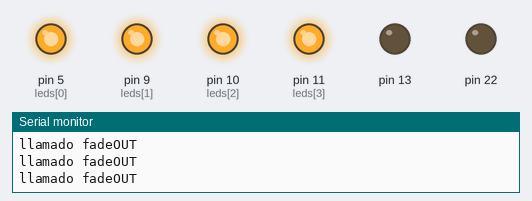
Bench run of a sketch on a simulated Arduino Uno, built with avr-gcc and run on an emulated ATmega328P. Parts: output pins drawn as LEDs (lit = HIGH), the last lines printed to the serial monitor.

Above: at 0.05 s.
At 2.8 s:
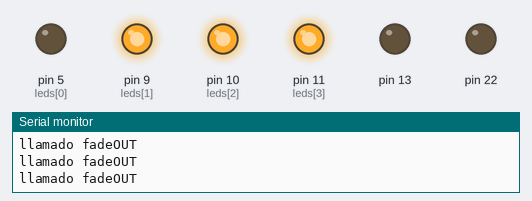
Timing chart, 0 to 4.3 s (numbered marks = the images above):
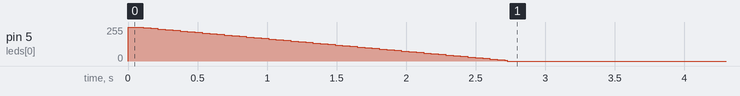

Measured:
- by itself, pin 5 (leds[0]): moves from 255/255 to 0/255 over 2.6 s

The sketch:

SuperFireflies.ino
```cpp
int leds [] = { 5, 9, 10, 11 };
int ledsMax = 4;
int fadeC = 5;
int fadeI = 0;
int fadeO = 255;
int intervalo = 50;
unsigned long preMillis=0;
unsigned long sonMillis=0;

void setup() {

Serial.begin(9600);

for (int i = 0; i < ledsMax; i++) {
    pinMode(leds[i], OUTPUT);
  }
for (int i = 0; i <= ledsMax; i++) {
    digitalWrite(leds[i], HIGH);
  }
}

void loop() {

gestLed(1,1);
gestLed(2,0);


}

int gestLed(int accion, int led) {

  switch (accion) {
    case 0:
    fadeIN(led);
    break;
    case 1:
    fadeOUTIN(led);
    break;
    case 2:
    fadeOUT(led);
    break;
    }
}

int fadeOUTIN (int led) {

  while (fadeOUT == 0) {
  fadeOUT(leds[led]);
  }
}

int fadeIN(int led) {

  Serial.println("llamado fadeIN");
  sonMillis = millis();

  if ((unsigned long)(sonMillis - preMillis) >= intervalo) {
    analogWrite(leds[led], fadeI);
    fadeI = fadeI + fadeC;
    preMillis = sonMillis;
    if (fadeI >= 255) {
      fadeI = 255;
      return 1;
      }
    }
}

int fadeOUT(int led) {

  Serial.println("llamado fadeOUT");
  sonMillis = millis();

  if ((unsigned long)(sonMillis - preMillis) >= intervalo) {
    analogWrite(leds[led], fadeO);
    fadeO = fadeO - fadeC;
    if (fadeO <= 0) {
      fadeO = 0;
      return 1;
      }
    preMillis = sonMillis;
    }
}
```
